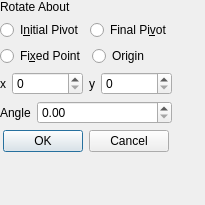
<?xml version="1.0" encoding="UTF-8"?>
<ui version="4.0">
 <class>Rotate_dialog</class>
 <widget class="QDialog" name="Rotate_dialog">
  <property name="geometry">
   <rect>
    <x>0</x>
    <y>0</y>
    <width>205</width>
    <height>205</height>
   </rect>
  </property>
  <property name="sizePolicy">
   <sizepolicy hsizetype="Fixed" vsizetype="Fixed">
    <horstretch>0</horstretch>
    <verstretch>0</verstretch>
   </sizepolicy>
  </property>
  <property name="minimumSize">
   <size>
    <width>205</width>
    <height>205</height>
   </size>
  </property>
  <property name="maximumSize">
   <size>
    <width>205</width>
    <height>205</height>
   </size>
  </property>
  <property name="windowTitle">
   <string>Dialog</string>
  </property>
  <widget class="QPushButton" name="pushButton">
   <property name="geometry">
    <rect>
     <x>60</x>
     <y>220</y>
     <width>80</width>
     <height>26</height>
    </rect>
   </property>
   <property name="text">
    <string>PushButton</string>
   </property>
  </widget>
  <widget class="QWidget" name="">
   <layout class="QVBoxLayout" name="verticalLayout_2">
    <item>
     <widget class="QLabel" name="label_2">
      <property name="sizePolicy">
       <sizepolicy hsizetype="Preferred" vsizetype="Fixed">
        <horstretch>0</horstretch>
        <verstretch>0</verstretch>
       </sizepolicy>
      </property>
      <property name="text">
       <string>Rotate About</string>
      </property>
     </widget>
    </item>
    <item>
     <layout class="QHBoxLayout" name="horizontalLayout_5">
      <item>
       <widget class="QRadioButton" name="initial_pivot">
        <property name="text">
         <string>I&amp;nitial Pivot</string>
        </property>
       </widget>
      </item>
      <item>
       <widget class="QRadioButton" name="final_pivot">
        <property name="text">
         <string>Final Pi&amp;vot</string>
        </property>
       </widget>
      </item>
     </layout>
    </item>
    <item>
     <layout class="QHBoxLayout" name="horizontalLayout_6">
      <item>
       <widget class="QRadioButton" name="fixed_point">
        <property name="sizePolicy">
         <sizepolicy hsizetype="Minimum" vsizetype="Fixed">
          <horstretch>0</horstretch>
          <verstretch>0</verstretch>
         </sizepolicy>
        </property>
        <property name="text">
         <string>Fi&amp;xed Point</string>
        </property>
       </widget>
      </item>
      <item>
       <widget class="QRadioButton" name="origin">
        <property name="sizePolicy">
         <sizepolicy hsizetype="Minimum" vsizetype="Expanding">
          <horstretch>0</horstretch>
          <verstretch>0</verstretch>
         </sizepolicy>
        </property>
        <property name="text">
         <string>Origin</string>
        </property>
       </widget>
      </item>
     </layout>
    </item>
    <item>
     <layout class="QHBoxLayout" name="horizontalLayout_4">
      <item>
       <layout class="QHBoxLayout" name="horizontalLayout_2">
        <item>
         <widget class="QLabel" name="label_3">
          <property name="text">
           <string>x</string>
          </property>
         </widget>
        </item>
        <item>
         <widget class="QSpinBox" name="spinBox">
          <property name="sizePolicy">
           <sizepolicy hsizetype="MinimumExpanding" vsizetype="Fixed">
            <horstretch>0</horstretch>
            <verstretch>0</verstretch>
           </sizepolicy>
          </property>
         </widget>
        </item>
       </layout>
      </item>
      <item>
       <layout class="QHBoxLayout" name="horizontalLayout_3">
        <item>
         <widget class="QLabel" name="label_4">
          <property name="text">
           <string>y</string>
          </property>
         </widget>
        </item>
        <item>
         <widget class="QSpinBox" name="spinBox_2">
          <property name="sizePolicy">
           <sizepolicy hsizetype="MinimumExpanding" vsizetype="Fixed">
            <horstretch>0</horstretch>
            <verstretch>0</verstretch>
           </sizepolicy>
          </property>
         </widget>
        </item>
       </layout>
      </item>
     </layout>
    </item>
    <item>
     <layout class="QVBoxLayout" name="verticalLayout">
      <item>
       <layout class="QHBoxLayout" name="horizontalLayout">
        <item>
         <widget class="QLabel" name="label">
          <property name="text">
           <string>Angle</string>
          </property>
         </widget>
        </item>
        <item>
         <widget class="QDoubleSpinBox" name="doubleSpinBox">
          <property name="sizePolicy">
           <sizepolicy hsizetype="MinimumExpanding" vsizetype="Fixed">
            <horstretch>0</horstretch>
            <verstretch>0</verstretch>
           </sizepolicy>
          </property>
         </widget>
        </item>
       </layout>
      </item>
      <item alignment="Qt::AlignHCenter">
       <widget class="QDialogButtonBox" name="buttonBox">
        <property name="sizePolicy">
         <sizepolicy hsizetype="Fixed" vsizetype="Expanding">
          <horstretch>0</horstretch>
          <verstretch>0</verstretch>
         </sizepolicy>
        </property>
        <property name="orientation">
         <enum>Qt::Horizontal</enum>
        </property>
        <property name="standardButtons">
         <set>QDialogButtonBox::Cancel|QDialogButtonBox::Ok</set>
        </property>
       </widget>
      </item>
     </layout>
    </item>
   </layout>
  </widget>
 </widget>
 <resources/>
 <connections>
  <connection>
   <sender>buttonBox</sender>
   <signal>accepted()</signal>
   <receiver>Rotate_dialog</receiver>
   <slot>accept()</slot>
   <hints>
    <hint type="sourcelabel">
     <x>176</x>
     <y>197</y>
    </hint>
    <hint type="destinationlabel">
     <x>157</x>
     <y>208</y>
    </hint>
   </hints>
  </connection>
  <connection>
   <sender>buttonBox</sender>
   <signal>rejected()</signal>
   <receiver>Rotate_dialog</receiver>
   <slot>reject()</slot>
   <hints>
    <hint type="sourcelabel">
     <x>176</x>
     <y>197</y>
    </hint>
    <hint type="destinationlabel">
     <x>187</x>
     <y>208</y>
    </hint>
   </hints>
  </connection>
 </connections>
</ui>
